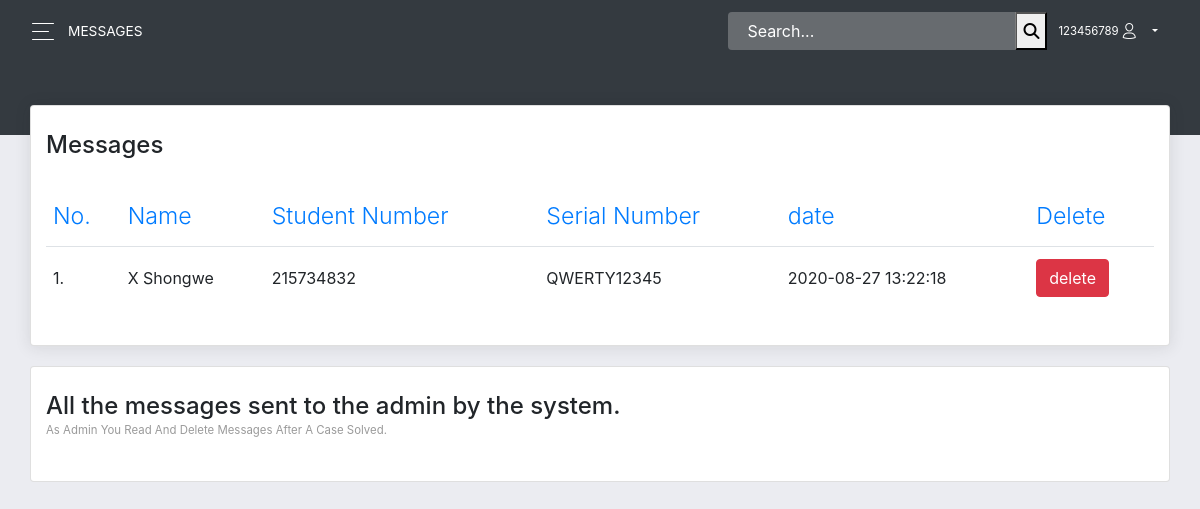
Page /pages/read.php (signed in) on the committed database.
### tables this page shows
CREATE TABLE `message` (
  `id` int(11) NOT NULL,
  `fullname` varchar(255) NOT NULL,
  `stud_num` int(11) NOT NULL,
  `message` varchar(255) NOT NULL,
  `serial_num` varchar(255) NOT NULL,
  `date` timestamp NOT NULL DEFAULT current_timestamp() ON UPDATE current_timestamp(),
  `status` int(11) NOT NULL DEFAULT 0
);

### pages/read.php (the view, shortened to what this page needs)
<!DOCTYPE html>
<html lang="en">
<head>
  <link rel="stylesheet" href="https://use.fontawesome.com/releases/v5.7.1/css/all.css">
  <link href="../assets/css/bootstrap.min.css" rel="stylesheet" />
  <link href="../assets/css/now-ui-dashboardd.css?v=1.5.0" rel="stylesheet" />
  <link href="../assets/demo/demo.css" rel="stylesheet" />
  <?php include "head.php"; ?>
</head>
<body class="">
  <div class="wrapper ">
    <div class="main-panel" id="main-panel">
      <nav class="navbar navbar-expand-lg navbar-transparent  bg-primary  navbar-absolute">
        <div class="container-fluid">
          <div class="navbar-wrapper">
            <div class="navbar-toggle">
              <button type="button" class="navbar-toggler">
                <span class="navbar-toggler-bar bar1"></span>
                <span class="navbar-toggler-bar bar2"></span>
                <span class="navbar-toggler-bar bar3"></span>
              </button>
            </div>
            <a class="navbar-brand" href="#pablo">Messages</a>
          </div>
          <div class="collapse navbar-collapse justify-content-end" id="navigation">
          <form action = "./searchi.php" method="get">
              <div class="input-group no-border">
                <input type="text" name = "search" value="" class="form-control" placeholder="Search...">
                <div class="input-group-append">
                <button type = "submit" value = "search"><i class="fa fa-search" aria-hidden="true"></i></button>
                  </div>
              </div>
            </form>
            <ul class="navbar-nav">
            <li class="nav-item dropdown">
                <a class="nav-link dropdown-toggle" id="navbarDropdownMenuLink" data-toggle="dropdown" aria-haspopup="true" aria-expanded="false">
                <?php echo $_SESSION['stud_num']; ?><i class="now-ui-icons users_single-02"></i>
                </a>
              </li>
            </ul>
          </div>
        </div>
      </nav>
      <div class="panel-header panel-header-sm">
      </div>
      <div class="content">
        <div class="row">
          <div class="col-md-12">
            <div class="card">
              <div class="card-header">
                <h4 class="card-title"> Messages</h4>
              </div>
              <?php
                    include_once 'includes/connection.php';
                    $result = mysqli_query($conn,"SELECT * FROM message");
                    ?>
                    <?php
                    if (mysqli_num_rows($result) > 0) {
                    ?>
              <div class="card-body">
                <div class="table-responsive">
                  <table class="table">
                   <thead class=" text-primary">
                   <th>
                      No.
                      </th>
                      <th>
                      Name
                      </th>
                      <th>
                      Student Number
                      </th>
                      <th>
                      Serial Number
                      </th>
                      <th>
                        date
                      </th>
                      <th>
                        Delete
                      </th>
                    </thead>
                    <tbody>
                    <?php
                    $coun=1;
                    while($row = mysqli_fetch_array($result)) {
                    ?>
                    <tr>
                        <td><?php echo $coun++."."; ?></td>
                        <td><?php echo $row["fullname"]; ?></td>
                        <td><?php echo $row["stud_num"]; ?></td>
                        <td><?php echo $row["serial_num"]; ?></td>
                        <td><?php echo $row["date"]; ?></td>
                       <td><input type="button" class = "btn btn-danger" onClick="delet(<?php echo $row["id"];  ?>)" name = "delete" value="delete"></td>
                    </tr>
                    <?php
                    }
                    ?>
                    </table>
                     <?php
                    }
                    else{
                        echo "No result found";
                    }
                    ?>
                </div>
              </div>
            </div>
          </div>
          <div class="col-md-12">
            <div class="card card-plain">
              <div class="card-header">
              <h4 class="card-title"> All the messages sent to the admin by the system.</h4>
                <p class="category"> As admin you read and delete messages after a case solved.</p>
              </div>
              <div class="card-body">
              </div>
            </div>
          </div>
        </div>
      </div>
    </div>
  </div>
</body>
</html>

### rows in the picture
message: fullname "X Shongwe", stud_num "215734832", serial_num "QWERTY12345", date "2020-08-27 13:22:18"

### other values in the picture
$_SESSION['stud_num'] "123456789"
